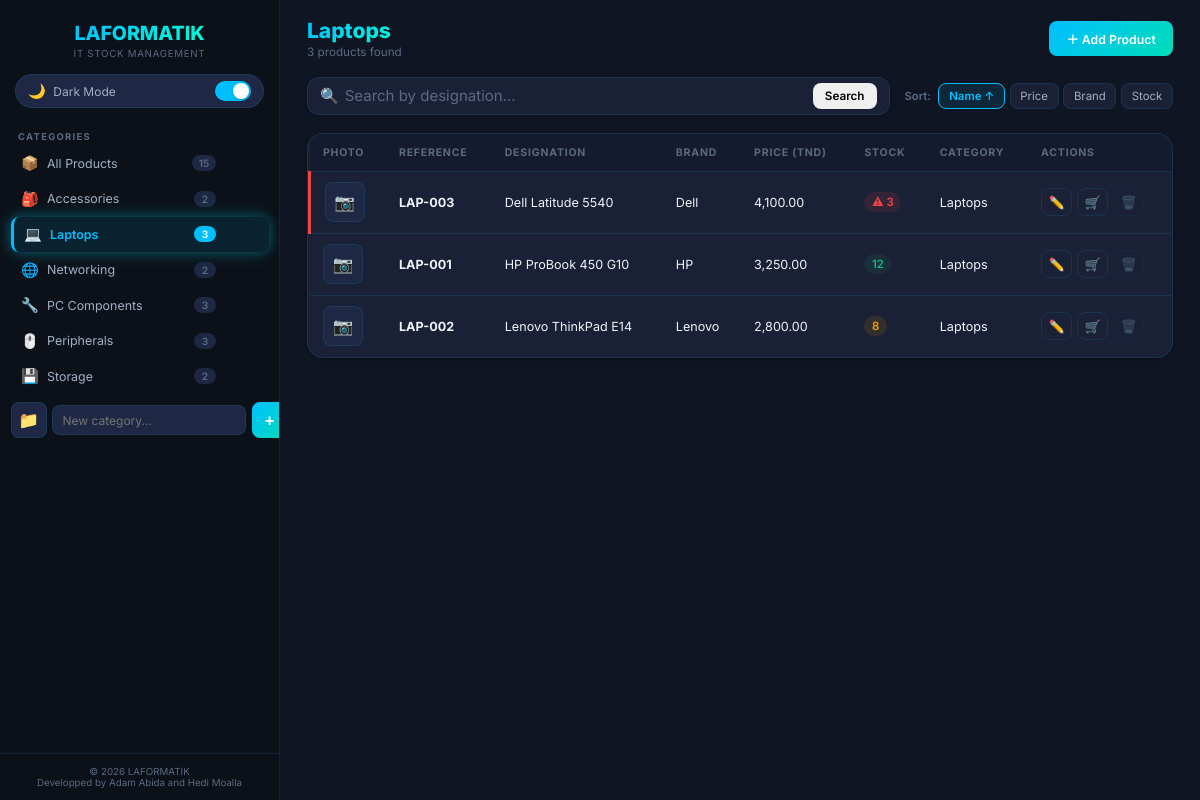
/products.php?cat=1, run on the app's committed database.
### tables this page shows
CREATE TABLE `categories` (
  `id_cat`  INT          NOT NULL AUTO_INCREMENT,
  `nom_cat` VARCHAR(50)  NOT NULL,
  `emoji`   VARCHAR(10)  NOT NULL DEFAULT '📁',
  PRIMARY KEY (`id_cat`),
  UNIQUE KEY `uq_nom_cat` (`nom_cat`)
);

CREATE TABLE `produits` (
  `ref_prod`    VARCHAR(20)    NOT NULL,
  `designation` VARCHAR(100)   NOT NULL,
  `description` TEXT           DEFAULT NULL,
  `marque`      VARCHAR(50)    DEFAULT NULL,
  `prix`        DECIMAL(10,2)  NOT NULL CHECK (`prix` > 0),
  `quantite`    INT            NOT NULL DEFAULT 0 CHECK (`quantite` >= 0),
  `photo`       VARCHAR(255)   DEFAULT NULL,
  `id_cat`      INT            NOT NULL,
  PRIMARY KEY (`ref_prod`),
  KEY `fk_produits_categories` (`id_cat`),
  CONSTRAINT `fk_produits_categories`
    FOREIGN KEY (`id_cat`) REFERENCES `categories` (`id_cat`)
    ON UPDATE CASCADE
    ON DELETE RESTRICT
);

### products.php (the view, shortened to what this page needs)
<?php
require_once __DIR__ . '/db_connect.php';
$catStmt = $pdo->query("
    SELECT c.id_cat, c.nom_cat, c.emoji, COUNT(p.ref_prod) AS nb_products
    FROM categories c LEFT JOIN produits p ON c.id_cat = p.id_cat
    GROUP BY c.id_cat ORDER BY c.nom_cat ASC
");
$categories = $catStmt->fetchAll();
$totalProducts = array_sum(array_column($categories, 'nb_products'));
$currentCat = $_GET['cat'] ?? '';
$search     = trim($_GET['search'] ?? '');
$sortCol    = $_GET['sort'] ?? 'designation';
$sortDir    = (strtoupper($_GET['dir'] ?? 'ASC') === 'DESC') ? 'DESC' : 'ASC';
$where  = [];
$params = [];
if ($currentCat !== '') {
    $where[]  = "p.id_cat = ?";
    $params[] = intval($currentCat);
}
$sql = "SELECT p.*, c.nom_cat FROM produits p JOIN categories c ON p.id_cat = c.id_cat";
if ($where) $sql .= " WHERE " . implode(' AND ', $where);
$sql .= " ORDER BY p.{$sortCol} {$sortDir}";
$prodStmt = $pdo->prepare($sql);
$prodStmt->execute($params);
$products = $prodStmt->fetchAll();
$catTitle = 'All Products';
if ($currentCat !== '') {
    foreach ($categories as $c) {
        if ($c['id_cat'] == $currentCat) { $catTitle = htmlspecialchars($c['nom_cat']); break; }
    }
}
function filterQS($extra = []) {
    global $currentCat, $search, $sortCol, $sortDir;
    $p = array_merge(['cat' => $currentCat, 'search' => $search, 'sort' => $sortCol, 'dir' => $sortDir], $extra);
    return http_build_query(array_filter($p, fn($v) => $v !== ''));
}
?>
<!DOCTYPE html>
<html lang="en" data-theme="dark">
<head>
    <link rel="stylesheet" href="assets/style.css">
</head>
<body>
    <aside class="sidebar" id="sidebar">
        <div class="sidebar-header">
            <a href="index.php" class="logo-link">
                <div class="logo-fallback" style="display:none;">
                    <span class="logo-text">LAFORMATIK</span>
                </div>
            </a>
            <p class="logo-sub">IT Stock Management</p>
        </div>
        <div class="theme-toggle-wrap">
            <button class="theme-toggle" id="themeToggle" title="Toggle Theme">
                <span class="tgl-icon" id="themeIcon">🌙</span>
                <span class="tgl-label" id="themeLabel">Dark Mode</span>
                <span class="tgl-track"><span class="tgl-thumb"></span></span>
            </button>
        </div>
        <nav class="sidebar-nav">
            <h3 class="nav-heading">Categories</h3>
            <ul class="cat-list">
                <li><a href="products.php" class="cat-item <?= $currentCat === '' ? 'active-cat' : '' ?>">
                    <span class="cat-ico">📦</span><span class="cat-name">All Products</span><span class="cat-count"><?= $totalProducts ?></span>
                </a></li>
                <?php foreach ($categories as $cat): ?>
                <li class="cat-li">
                    <a href="products.php?cat=<?= $cat['id_cat'] ?>" class="cat-item <?= ($currentCat == $cat['id_cat']) ? 'active-cat' : '' ?>">
                        <span class="cat-ico"><?= htmlspecialchars($cat['emoji']) ?></span>
                        <span class="cat-name"><?= htmlspecialchars($cat['nom_cat']) ?></span>
                        <span class="cat-count"><?= $cat['nb_products'] ?></span>
                    </a>
                </li>
                <?php endforeach; ?>
            </ul>
            <form action="actions/category_actions.php" method="POST" class="add-cat-form">
                <div class="add-cat-row">
                    <button type="button" class="emoji-pick-btn" id="newCatEmojiBtn" onclick="openEmojiPicker('newCatEmoji', 'newCatEmojiBtn')" title="Pick emoji">📁</button>
                    <input type="text" name="nom_cat" placeholder="New category..." maxlength="50" required class="add-cat-input">
                    <button type="submit" class="btn-add-cat" title="Add">+</button>
                </div>
            </form>
        </nav>
        <div class="sidebar-footer">
            <p>&copy; <?= date('Y') ?> LAFORMATIK</p>
            <p>Developped by Adam Abida and Hedi Moalla</p>
        </div>
    </aside>
    <main class="main-content" id="mainContent">
        <header class="page-header">
            <div>
                <h1 class="page-title"><?= $catTitle ?></h1>
                <p class="page-subtitle"><?= count($products) ?> product<?= count($products) !== 1 ? 's' : '' ?> found</p>
            </div>
            <a href="products.php?<?= filterQS(['form' => 'add']) ?>" class="btn btn-primary">＋ Add Product</a>
        </header>
        <div class="toolbar">
            <form method="GET" action="products.php" class="search-form">
                <div class="search-bar">
                    <span class="search-ico">🔍</span>
                    <input type="text" name="search" value="<?= htmlspecialchars($search) ?>" placeholder="Search by designation...">
                    <button type="submit" class="btn btn-sm">Search</button>
                </div>
            </form>
            <div class="sort-controls">
                <span class="sort-label">Sort:</span>
                <?php
                $sb = ($currentCat ? "cat={$currentCat}&" : '') . ($search ? "search=".urlencode($search)."&" : '');
                $nd = $sortDir === 'ASC' ? 'DESC' : 'ASC';
                $cols = ['designation'=>'Name','prix'=>'Price','marque'=>'Brand','quantite'=>'Stock'];
                foreach ($cols as $col => $label): ?>
                <a href="products.php?<?= $sb ?>sort=<?= $col ?>&dir=<?= $sortCol === $col ? $nd : 'ASC' ?>" class="sort-btn <?= $sortCol === $col ? 'active-sort' : '' ?>"><?= $label ?> <?= $sortCol === $col ? ($sortDir === 'ASC' ? '↑' : '↓') : '' ?></a>
                <?php endforeach; ?>
            </div>
        </div>
        <div class="table-wrap">
        <?php if (empty($products)): ?>
            <div class="empty-state"><span class="empty-icon">📭</span><p>No products found.</p></div>
        <?php else: ?>
            <table class="prod-table">
                <thead><tr>
                    <th>Photo</th><th>Reference</th><th>Designation</th><th>Brand</th>
                    <th>Price (TND)</th><th>Stock</th><th>Category</th><th>Actions</th>
                </tr></thead>
                <tbody>
                <?php foreach ($products as $p):
                    $qty = intval($p['quantite']);
                    $isLow = $qty > 0 && $qty < 5;
                    $isZero = $qty === 0;
                    $sCls = $isZero ? 'stock-zero' : ($isLow ? 'stock-danger' : ($qty < 10 ? 'stock-warn' : 'stock-ok'));
                    $rCls = ($isLow || $isZero) ? 'low-stock-row' : '';
                    $fq = filterQS();
                ?>
                <tr class="<?= $rCls ?>">
                    <td><?php if ($p['photo']): ?><img src="uploads/<?= htmlspecialchars($p['photo']) ?>" class="prod-thumb"><?php else: ?><div class="prod-thumb-empty">📷</div><?php endif; ?></td>
                    <td><strong><?= htmlspecialchars($p['ref_prod']) ?></strong></td>
                    <td><?= htmlspecialchars($p['designation']) ?></td>
                    <td><?= htmlspecialchars($p['marque'] ?: '—') ?></td>
                    <td><?= number_format($p['prix'], 2) ?></td>
                    <td><span class="stock-badge <?= $sCls ?>"><?= $isLow ? '⚠ ' : '' ?><?= $qty ?></span></td>
                    <td><?= htmlspecialchars($p['nom_cat']) ?></td>
                    <td><div class="action-btns">
                        <a href="products.php?<?= $fq ?>&form=edit&ref=<?= urlencode($p['ref_prod']) ?>" class="btn-icon" title="Edit">✏️</a>
                        <?php if (!$isZero): ?>
                        <a href="products.php?<?= $fq ?>&form=sell&ref=<?= urlencode($p['ref_prod']) ?>" class="btn-icon btn-icon-success" title="Sell">🛒</a>
                        <?php endif; ?>
                        <?php if ($qty === 0): ?>
                        <a href="actions/product_actions.php?delete_ref=<?= urlencode($p['ref_prod']) ?>&cat=<?= urlencode($currentCat) ?>" class="btn-icon btn-icon-danger" title="Delete" onclick="return confirm('Are you sure?')">🗑️</a>
                        <?php else: ?>
                        <span class="btn-icon btn-icon-disabled" title="Stock must be 0">🗑️</span>
                        <?php endif; ?>
                    </div></td>
                </tr>
                <?php endforeach; ?>
                </tbody>
            </table>
        <?php endif; ?>
        </div>
    </main>
</body>
</html>

### data on the page
categories: emoji "🎒", nom_cat "Accessories", nb_products "2"
categories: emoji "💻", nom_cat "Laptops", nb_products "3"
categories: emoji "🌐", nom_cat "Networking", nb_products "2"
categories: emoji "🔧", nom_cat "PC Components", nb_products "3"
categories: emoji "🖱️", nom_cat "Peripherals", nb_products "3"
categories: emoji "💾", nom_cat "Storage", nb_products "2"
produits: ref_prod "LAP-003", designation "Dell Latitude 5540", marque "Dell", prix "4,100.00", quantite "3", id_cat.nom_cat "Laptops"
produits: ref_prod "LAP-001", designation "HP ProBook 450 G10", marque "HP", prix "3,250.00", quantite "12", id_cat.nom_cat "Laptops"
produits: ref_prod "LAP-002", designation "Lenovo ThinkPad E14", marque "Lenovo", prix "2,800.00", quantite "8", id_cat.nom_cat "Laptops"

### other printed values
$totalProducts "15"
count($products) "3"
$label "Name"
$label "Price"
$label "Brand"
$label "Stock"
